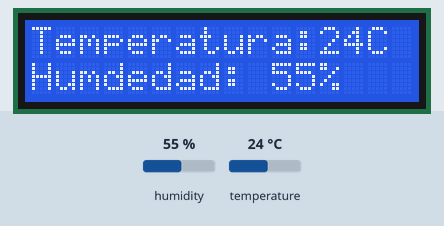
Recording of a program running on a simulated ESP32 board running MicroPython. Shown: 16×2 character LCD. Inputs (shaded band) come from the test bench; at power-on: humidity 55 %, temperature 24 °C. Library files of the repository ran but are not shown: lcd_api.py, i2c_lcd.py.

Above: at 1.8 s.
1.9 s: humidity set to 22 %
At 3.5 s:
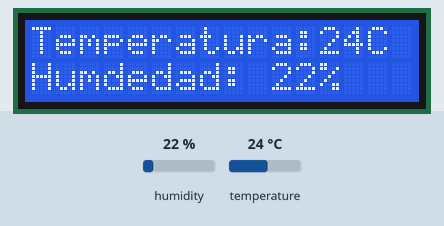
5.5 s: temperature set to 12 °C
At 6.6 s:
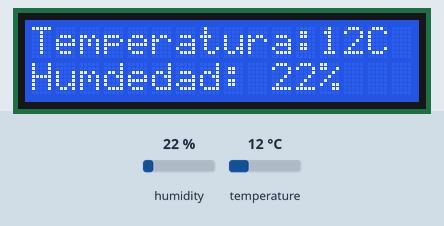
8.5 s: humidity set to 40 %
At 9.7 s:
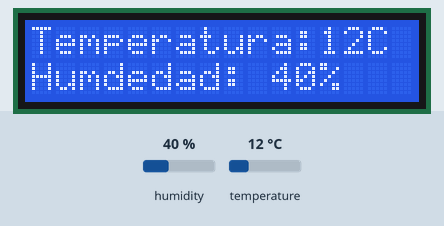
11.5 s: temperature set to 19 °C
At 14.2 s:
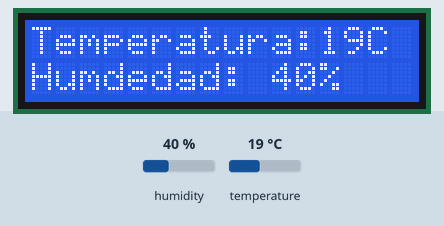

The program:

main.py
```python
from dht import DHT11
from machine import Pin,SoftI2C
from time import sleep
from lcd_api import LcdApi
from i2c_lcd import I2cLcd

#LCD
I2C_ADDR = 0x27 #the address of your LCD I2C device
#specify the number of rows and columns on the screen,
totalRows = 2
totalColumns = 16
#initialize the SoftI2C method for ESP32 by giving it three arguments.
i2c = SoftI2C(scl=Pin(22), sda=Pin(21), freq=10000)
#This line is used to initialize the I2C connection for the library by creating an 'lcd' object.
lcd = I2cLcd(i2c, I2C_ADDR, totalRows, totalColumns)
#SENSOR DE TEMPERATURA
sensorDHT = DHT11 (Pin(15))

while (True):
    sleep (1)
    sensorDHT.measure() #Se conecta con el sensor y realiza la medición
    temp=sensorDHT.temperature() # Devuelve el valor de temperatura medido, en grados centígrados.
    hum=sensorDHT.humidity()#Devuelve el valor de humedad relativa medido, en porcentaje.
    lcd.clear() #Erase all characters or anything written on the screen
    lcd.move_to(0,0) #Move to position based on row and col values
    hum = str(hum) #Int to string
    temp = str(temp)
    lcd.putstr("Temperatura:"+temp+"C") # Send a string of characters to the screen
    lcd.move_to(0,1) #Move to position based on row and col values
    lcd.putstr("Humdedad: "+hum+"%") # Send a string of characters to the screen
```

Measured:
- after the input at 1.9 s, the display: first differs from a run without the input after 1.2 s (image 1)
- after the input at 5.5 s, the display: first differs from a run without the input after 0.52 s (image 2)
- after the input at 8.5 s, the display: first differs from a run without the input after 0.48 s (image 3)
- what the display in image 1 shows lasts 1.0 s, from 3.1 s to 4.1 s
